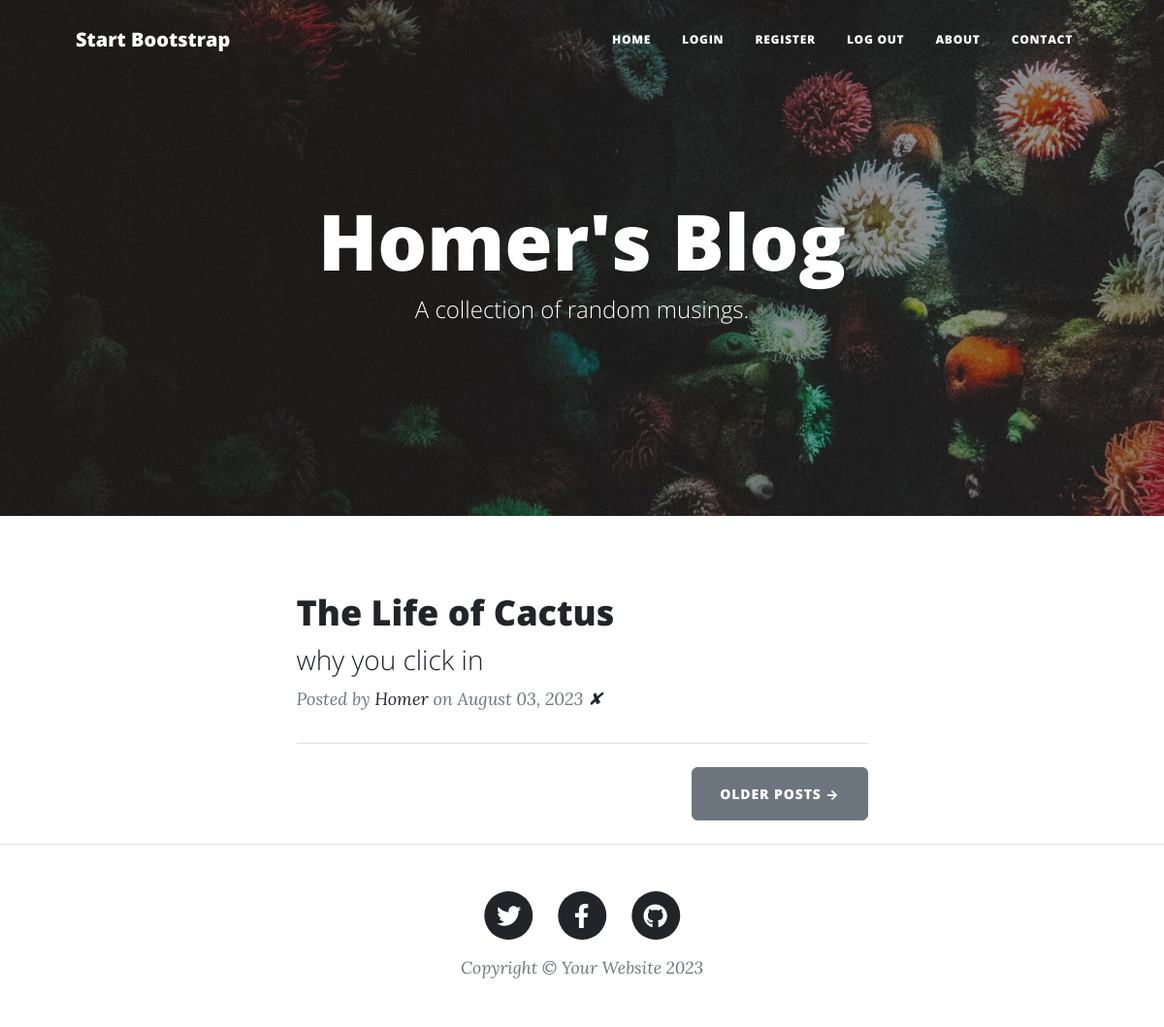
Before: / with the older database file.
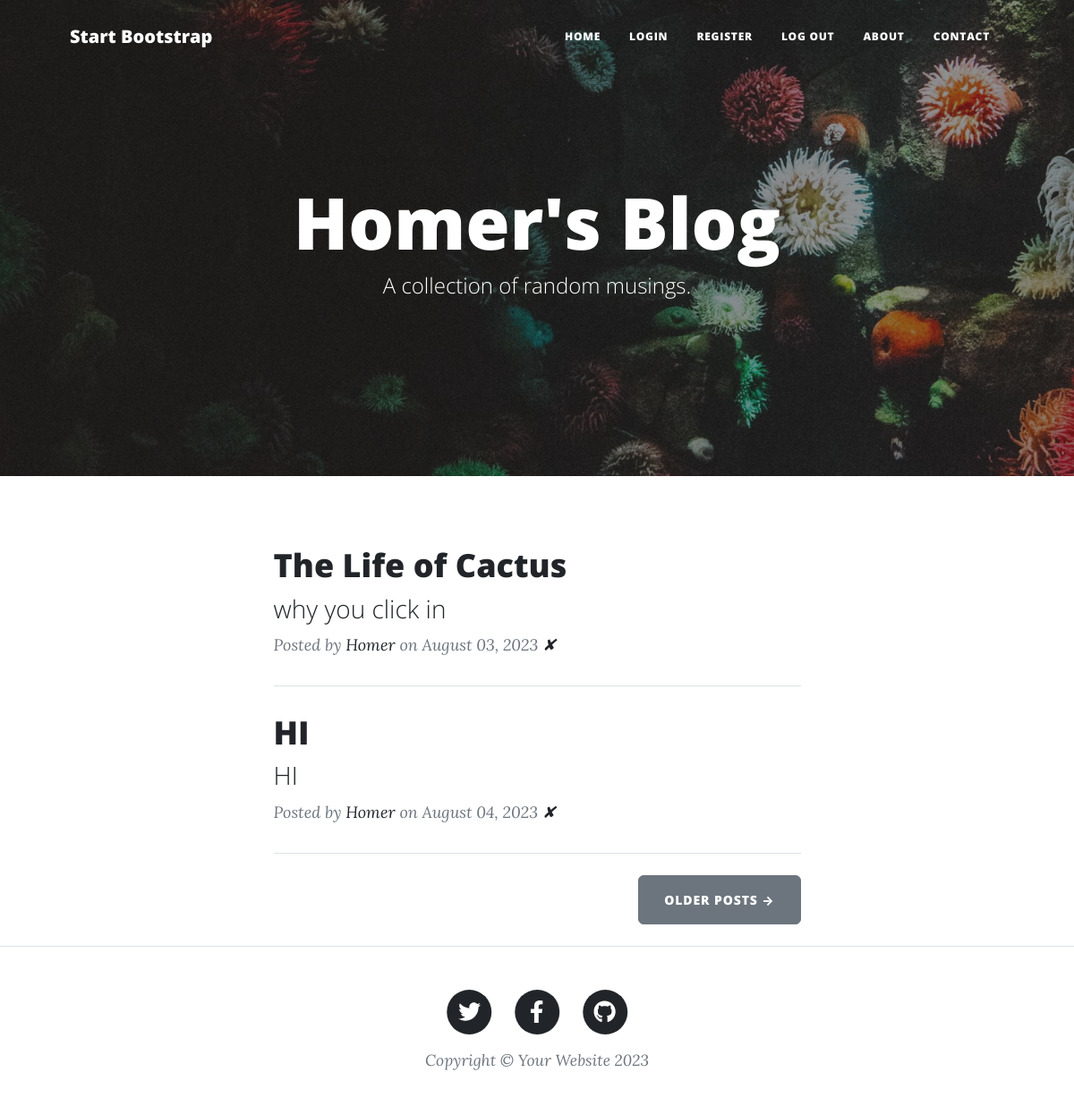
After: the same page with the newer database file.
### main.py (models this page shows)
class BlogPost(db.Model):
    __tablename__ = "blog_posts"
    id: Mapped[int] = mapped_column(primary_key=True)
    title = db.Column(db.String(250), unique=True, nullable=False)
    subtitle = db.Column(db.String(250), nullable=False)
    date = db.Column(db.String(250), nullable=False)
    body = db.Column(db.Text, nullable=False)
    img_url = db.Column(db.String, nullable=False)
    author_id = mapped_column(ForeignKey("user.id"))
    author = relationship("User", back_populates="posts")
    comments = relationship("Comment", back_populates="parent_post")

class User(UserMixin, db.Model):
    __tablename__ = "user"
    id = mapped_column(Integer, primary_key=True)
    email = db.Column(db.String(250), nullable=False)
    password = db.Column(db.String(250), nullable=False)
    name = db.Column(db.String(250), nullable=False)
    posts = relationship("BlogPost", back_populates="author")
    comments = relationship("Comment", back_populates="comment_author")

### main.py (the view)
@app.route('/')
def get_all_posts():
    result = db.session.execute(db.select(BlogPost))
    posts = result.scalars().all()
    return render_template("index.html", all_posts=posts, current_user=current_user)

### templates/index.html (shortened to what this page needs)
{% include "header.html" %}
<header
        class="masthead"
        style="background-image: url('../static/assets/img/home-bg.jpg')"
>
    <div class="container position-relative px-4 px-lg-5">
        <div class="row gx-4 gx-lg-5 justify-content-center">
            <div class="col-md-10 col-lg-8 col-xl-7">
                <div class="site-heading">
                    <h1>Homer's Blog</h1>
                    <span class="subheading">A collection of random musings.</span>
                </div>
            </div>
        </div>
    </div>
</header>
<div class="container px-4 px-lg-5">
    <div class="row gx-4 gx-lg-5 justify-content-center">
        <div class="col-md-10 col-lg-8 col-xl-7">
            {% for post in all_posts %}
                <div class="post-preview">
                    <a href="{{ url_for('show_post', post_id=post.id) }}">
                        <h2 class="post-title">{{ post.title }}</h2>
                        <h3 class="post-subtitle">{{ post.subtitle }}</h3>
                    </a>
                    <p class="post-meta">
                        Posted by
                        <a href="#">{{ post.author.name }}</a>
                        on {{ post.date }}
                        <a href="{{ url_for('delete_post', post_id=post.id) }}">✘</a>
                    </p>
                </div>
                <hr class="my-4"/>
            {% endfor %}
            <div class="d-flex justify-content-end mb-4">
                <a class="btn btn-secondary text-uppercase" href="#!">Older Posts →</a>
            </div>
        </div>
    </div>
</div>
{% include "footer.html" %}

### templates/header.html (shortened to what this page needs)
<!DOCTYPE html>
<html lang="en">
<head>
    {% block styles %}
        {{ bootstrap.load_css() }}
        <link
                href="{{ url_for('static', filename='css/styles.css') }}"
                rel="stylesheet"
        />
    {% endblock %}
</head>
<body>
<nav class="navbar navbar-expand-lg navbar-light" id="mainNav">
    <div class="container px-4 px-lg-5">
        <a class="navbar-brand" href="/">Start Bootstrap</a>
        <div class="collapse navbar-collapse" id="navbarResponsive">
            <ul class="navbar-nav ms-auto py-4 py-lg-0">
                <li class="nav-item">
                    <a
                            class="nav-link px-lg-3 py-3 py-lg-4"
                            href="{{ url_for('get_all_posts') }}"
                    >Home</a
                    >
                </li>
                {% if not current_user.is_authenticated: %}
                    <li class="nav-item">
                        <a
                                class="nav-link px-lg-3 py-3 py-lg-4"
                                href="{{ url_for('login') }}"
                        >Login</a
                        >
                    </li>
                    <li class="nav-item">
                        <a
                                class="nav-link px-lg-3 py-3 py-lg-4"
                                href="{{ url_for('register') }}"
                        >Register</a
                        >
                    </li>
                {% endif %}
                <li class="nav-item">
                    <a
                            class="nav-link px-lg-3 py-3 py-lg-4"
                            href="{{ url_for('logout') }}"
                    >Log Out</a
                    >
                </li>
                <li class="nav-item">
                    <a
                            class="nav-link px-lg-3 py-3 py-lg-4"
                            href="{{ url_for('about') }}"
                    >About</a
                    >
                </li>
                <li class="nav-item">
                    <a
                            class="nav-link px-lg-3 py-3 py-lg-4"
                            href="{{ url_for('contact') }}"
                    >Contact</a
                    >
                </li>
            </ul>
        </div>
    </div>
</nav>
</body>
</html>

### templates/footer.html (shortened to what this page needs)
        <footer class="border-top">
          <div class="container px-4 px-lg-5">
              <div class="row gx-4 gx-lg-5 justify-content-center">
                  <div class="col-md-10 col-lg-8 col-xl-7">
                      <ul class="list-inline text-center">
                          <li class="list-inline-item">
                              <a href="#!">
                                  <span class="fa-stack fa-lg">
                                      <i class="fas fa-circle fa-stack-2x"></i>
                                      <i class="fab fa-twitter fa-stack-1x fa-inverse"></i>
                                  </span>
                              </a>
                          </li>
                          <li class="list-inline-item">
                              <a href="#!">
                                  <span class="fa-stack fa-lg">
                                      <i class="fas fa-circle fa-stack-2x"></i>
                                      <i class="fab fa-facebook-f fa-stack-1x fa-inverse"></i>
                                  </span>
                              </a>
                          </li>
                          <li class="list-inline-item">
                              <a href="#!">
                                  <span class="fa-stack fa-lg">
                                      <i class="fas fa-circle fa-stack-2x"></i>
                                      <i class="fab fa-github fa-stack-1x fa-inverse"></i>
                                  </span>
                              </a>
                          </li>
                      </ul>
                      <div class="small text-center text-muted fst-italic">Copyright &copy; Your Website 2023</div>
                  </div>
              </div>
          </div>
      </footer>
  </body>
</html>

Changed rows visible on the page:
added BlogPost: title "HI", subtitle "HI", author.name "Homer", date "August 04, 2023"
